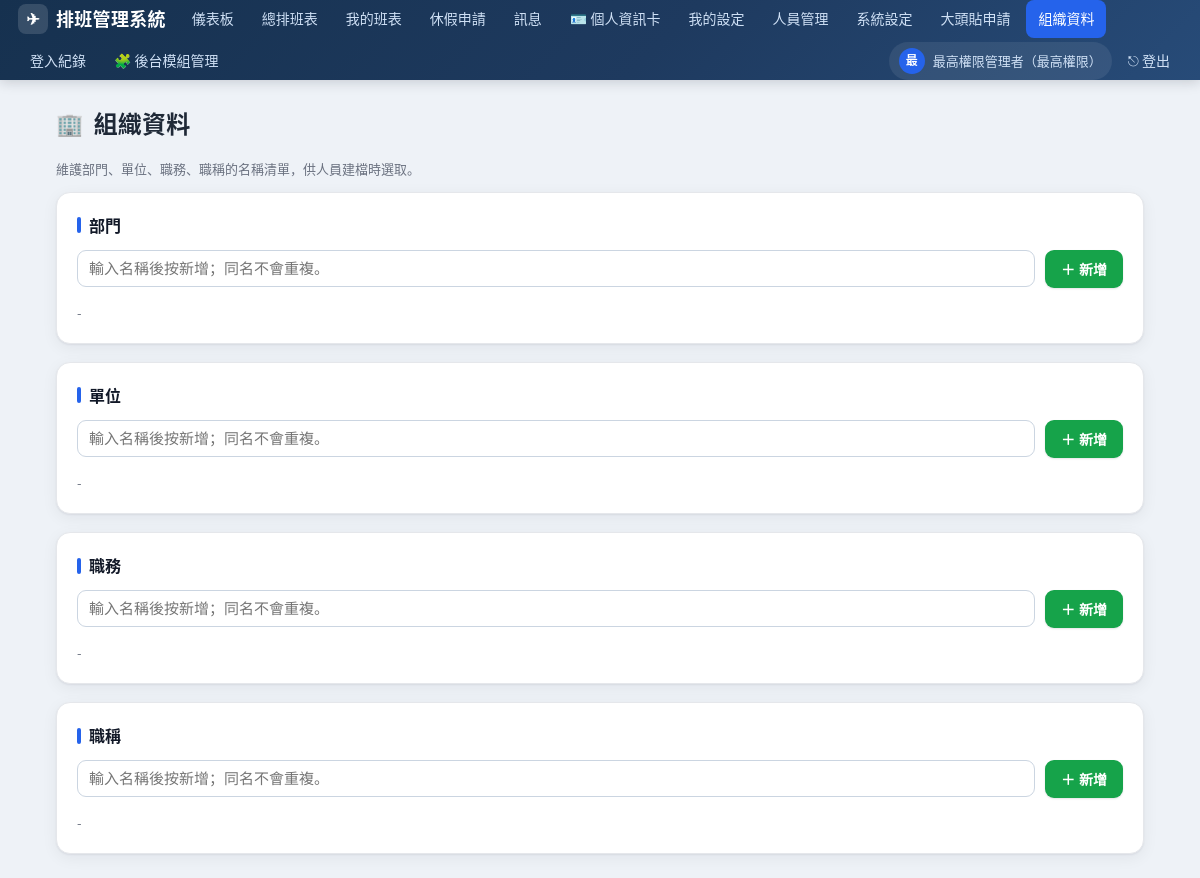
The page /org (signed in) on the database its author committed.
### tables this page shows
CREATE TABLE settings (
    key TEXT PRIMARY KEY,
    value TEXT
);

### app.py (the view)
@app.route("/org")
@login_required("superadmin")
def org():
    db = get_db()
    items = {k: db.execute(
        "SELECT * FROM org_items WHERE kind=? ORDER BY name", (k,)).fetchall()
        for k in ORG_KINDS}
    db.close()
    return render_template("org.html", items=items, kinds=ORG_KINDS)

### app.py (called while the page is built)
def login_required(role=None):
    def deco(fn):
        @wraps(fn)
        def wrapper(*a, **kw):
            if "user_id" not in session:
                return redirect(url_for("login"))
            if role:
                allowed = role if isinstance(role, (list, tuple)) else [role]
                if session.get("role") not in allowed:
                    flash(t("need_admin", session.get("lang", "zh")), "warning")
                    return redirect(url_for("index"))
            return fn(*a, **kw)
        return wrapper
    return deco

@app.before_request
def _ensure_db():
    if not hasattr(app, "_db_ready"):
        init_db()
        app._db_ready = True

### i18n.py (called while the page is built)
def t(key, lang="zh"):
    entry = I18N.get(key)
    if not entry:
        return key
    return entry.get(lang) or entry.get("zh") or key

### models.py (called while the page is built)
def get_db():
    conn = sqlite3.connect(DB_PATH)
    conn.row_factory = sqlite3.Row
    conn.execute("PRAGMA foreign_keys = ON")
    return conn

def get_setting(key, default=None):
    conn = get_db()
    row = conn.execute("SELECT value FROM settings WHERE key=?", (key,)).fetchone()
    conn.close()
    return row["value"] if row else default

def get_module_names():
    result = {}
    for key, default in MODULE_LABELS.items():
        result[key] = get_setting("module_name:" + key, default)
    return result

### templates/org.html (shortened to what this page needs)
{% extends "base.html" %}
{% block content %}
<div class="page-head"><h1><span class="ico">🏢</span>{{ T('org_data') }}</h1></div>
<p class="muted">{{ T('org_hint') }}</p>
{% set labels = {'department': T('department'), 'unit': T('unit'), 'duty': T('duty'), 'job_title': T('job_title')} %}
{% for k in kinds %}
<div class="card">
  <h2>{{ labels[k] }}</h2>
  <form method="post" action="{{ url_for('org_add') }}" class="form-row" style="margin-bottom:12px;">
    <input name="name" placeholder="{{ T('org_add_hint') }}" required>
    <button class="btn btn-green" type="submit">＋ {{ T('add') }}</button>
  </form>
  <div>
    {% for it in items[k] %}
      <span class="badge" style="background:#64748b;margin:3px 6px 3px 0;">
        {{ it.name }}
        <a href="{{ url_for('org_delete', oid=it.id) }}" style="color:#fff;text-decoration:none;margin-left:4px;">✕</a>
      </span>
    {% else %}
      <span class="muted">-</span>
    {% endfor %}
  </div>
</div>
{% endfor %}
{% endblock %}

### templates/base.html (shortened to what this page needs)
<!doctype html>
<html lang="{{ lang }}">
<head>
</head>
<body>
  <nav>
    <span class="brand"><span class="logo">✈</span>{{ site_name }}</span>
    {% set ep = request.endpoint or '' %}
    <a class="navlink {{ 'active' if ep=='index' }}" href="{{ url_for('index') }}">{{ module_names['nav_dashboard'] }}</a>
    <a class="navlink {{ 'active' if ep=='schedule' }}" href="{{ url_for('schedule') }}">{{ module_names['nav_schedule'] }}</a>
    <a class="navlink {{ 'active' if ep=='my_schedule' }}" href="{{ url_for('my_schedule') }}">{{ module_names['nav_mine'] }}</a>
    <a class="navlink {{ 'active' if ep in ('leave','leave_apply','leave_review') }}" href="{{ url_for('leave') }}">{{ module_names['nav_leave'] }}</a>
    <a class="navlink {{ 'active' if ep in ('messages','messages_send','messages_read') }}" href="{{ url_for('messages') }}">{{ module_names['nav_messages'] }}{% if unread_count %}<span class="badge">{{ unread_count }}</span>{% endif %}</a>
    <a class="navlink {{ 'active' if ep in ('profile',) }}" href="{{ url_for('profile') }}">🪪 {{ module_names['nav_profile'] }}</a>
    <a class="navlink {{ 'active' if ep=='my_settings' }}" href="{{ url_for('my_settings') }}">{{ module_names['nav_my_settings'] }}</a>
    {% if is_admin %}
      <a class="navlink {{ 'active' if ep in ('users','users_add','users_toggle','users_reset_pw','users_set_role') }}" href="{{ url_for('users') }}">{{ module_names['nav_users'] }}</a>
      <a class="navlink {{ 'active' if ep=='settings' }}" href="{{ url_for('settings') }}">{{ module_names['nav_settings'] }}</a>
      <a class="navlink {{ 'active' if ep in ('avatar_requests','avatar_review') }}" href="{{ url_for('avatar_requests') }}">{{ T('avatar_requests') }}</a>
    {% endif %}
    {% if is_super %}
      <a class="navlink {{ 'active' if ep in ('org','org_add','org_delete') }}" href="{{ url_for('org') }}">{{ T('org_data') }}</a>
      <a class="navlink {{ 'active' if ep=='login_logs' }}" href="{{ url_for('login_logs') }}">{{ module_names['nav_logs'] }}</a>
      <a class="navlink {{ 'active' if ep in ('admin_modules',) }}" href="{{ url_for('admin_modules') }}">🧩 {{ T('nav_modules') }}</a>
    {% endif %}
    <a class="who" href="{{ url_for('profile') }}" title="{{ T('profile') }}">
      <span class="avatar">{{ (session.get('full_name') or '?')[0] }}</span>
      <span class="who-name">{{ session.get('full_name') }}（{{ T('role_super') if session.get('role')=='superadmin' else (T('role_admin') if session.get('role')=='admin' else T('role_staff')) }}）</span>
    </a>
    <a class="logout" href="{{ url_for('logout') }}">⎋ {{ T('nav_logout') }}</a>
  </nav>
  <div class="container">
    {% block content %}{% endblock %}
  </div>
</body>
</html>

### templates/base.html (style rules this page uses)
:root { --primary:#1e3a5f; --primary-2:#2d4a73; --accent:#2563eb; --accent-2:#1d4ed8; --bg:#eef2f7; --surface:#ffffff; --text:#1f2937; --muted:#6b7280; --border:#e5e7eb; --radius:14px; --radius-sm:9px; --shadow:0 1px 2px rgba(16,24,40,.06), 0 4px 16px rgba(16,24,40,.06); --shadow-hover:0 4px 8px rgba(16,24,40,.08), 0 12px 28px rgba(16,24,40,.10); --green:#16a34a; --red:#dc2626; --amber:#f59e0b; --gray:#6b7280; }
* { box-sizing:border-box; }
html { -webkit-text-size-adjust:100%; }
body { font-family:"Noto Sans CJK TC","Noto Sans JP","PingFang TC","Hiragino Sans", "Microsoft JhengHei",sans-serif; margin:0; background:var(--bg); color:var(--text); font-size:15px; line-height:1.55; -webkit-font-smoothing:antialiased; }
a { color:var(--accent); }
nav { background:linear-gradient(135deg,#16314f 0%,#1e3a5f 55%,#274b78 100%); color:#fff; padding:0 18px; display:flex; align-items:center; gap:4px; flex-wrap:wrap; min-height:58px; position:sticky; top:0; z-index:50; box-shadow:0 2px 12px rgba(16,24,40,.18); }
nav .brand { font-size:18px; font-weight:800; letter-spacing:.3px; display:flex; align-items:center; gap:8px; margin-right:10px; white-space:nowrap; }
nav .brand .logo { display:inline-flex; align-items:center; justify-content:center; width:30px; height:30px; border-radius:8px; background:rgba(255,255,255,.14); font-size:16px; }
nav a.navlink { color:#cfe0f5; text-decoration:none; padding:8px 12px; border-radius:8px; font-size:14px; font-weight:500; transition:background .15s, color .15s; white-space:nowrap; }
nav a.navlink.active { background:var(--accent); color:#fff; }
nav .who { font-size:13px; color:#cfe0f5; display:flex; align-items:center; gap:8px; padding:6px 10px; border-radius:999px; text-decoration:none; background:rgba(255,255,255,.08); }
nav .who .avatar { width:26px; height:26px; border-radius:50%; object-fit:cover; background:var(--accent); color:#fff; display:inline-flex; align-items:center; justify-content:center; font-size:12px; font-weight:700; }
nav a.logout { color:#cfe0f5; text-decoration:none; padding:8px 12px; border-radius:8px; font-size:14px; transition:background .15s; }
.container { max-width:1120px; margin:24px auto; padding:0 16px; }
.page-head { display:flex; align-items:center; justify-content:space-between; gap:12px; flex-wrap:wrap; margin-bottom:18px; }
h1 { font-size:24px; font-weight:800; margin:0; letter-spacing:.2px; display:flex; align-items:center; gap:10px; }
h1 .ico { font-size:22px; }
h2 { font-size:16px; font-weight:700; margin:0 0 12px; color:#111827; display:flex; align-items:center; gap:8px; }
h2::before { content:""; width:4px; height:16px; border-radius:2px; background:var(--accent); display:inline-block; }
.card { background:var(--surface); border:1px solid var(--border); border-radius:var(--radius); padding:20px; margin-bottom:18px; box-shadow:var(--shadow); transition:box-shadow .2s; }
.btn { display:inline-flex; align-items:center; justify-content:center; gap:6px; padding:9px 16px; border:none; border-radius:var(--radius-sm); cursor:pointer; text-decoration:none; font-size:14px; font-weight:600; color:#fff; transition:transform .12s, box-shadow .15s, filter .15s; box-shadow:0 1px 2px rgba(16,24,40,.12); }
.btn-green { background:var(--green); }
input,select { padding:9px 11px; border:1px solid #cbd5e1; border-radius:var(--radius-sm); font-size:15px; max-width:100%; background:#fff; color:var(--text); transition:border-color .15s, box-shadow .15s; }
.form-row { display:flex; gap:10px; flex-wrap:wrap; align-items:center; }
.form-row input, .form-row select { flex:1 1 150px; min-width:130px; }
.muted { color:var(--muted); font-size:13px; }

### rows shown on the page
settings: value "排班管理系統"
settings: nav_dashboard "儀表板"
settings: nav_schedule "總排班表"
settings: nav_mine "我的班表"
settings: nav_leave "休假申請"
settings: nav_messages "訊息"
settings: nav_profile "個人資訊卡"
settings: nav_my_settings "我的設定"
settings: nav_users "人員管理"
settings: nav_settings "系統設定"
settings: nav_logs "登入紀錄"

### other values the page prints
{{ T('avatar_requests') }} "大頭貼申請"
{{ T('org_data') }} "組織資料"
{{ T('nav_modules') }} "後台模組管理"
{{ (session.get('full_name') or '?')[0] }} "最"
{{ session.get('full_name') }} "最高權限管理者"
{{ T('nav_logout') }} "登出"
{{ T('org_hint') }} "維護部門、單位、職務、職稱的名稱清單，供人員建檔時選取。"
{{ labels[k] }} "部門" "單位" "職務" "職稱"
{{ T('add') }} "新增" "新增" "新增" "新增"
